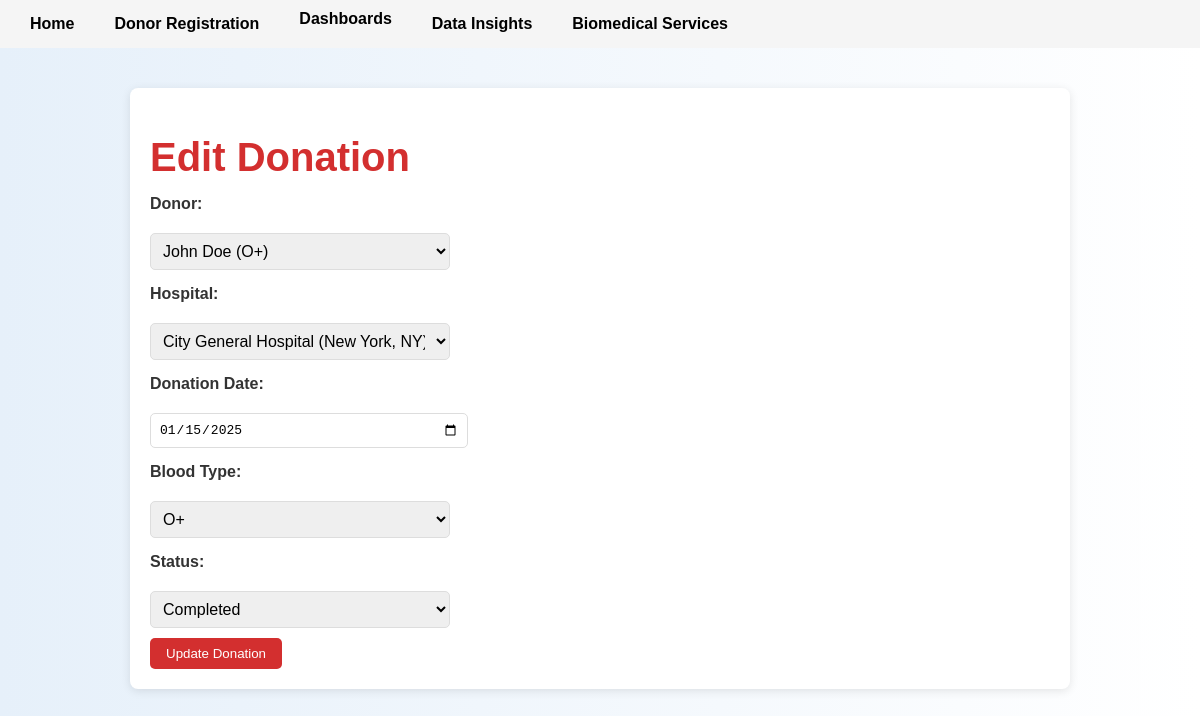
Screenshot of /donation/edit/1 with the database file from the repository.
### tables this page shows
CREATE TABLE Donations (
    DonationID INTEGER PRIMARY KEY AUTOINCREMENT,
    DonorID INTEGER NOT NULL,
    HospitalID INTEGER NOT NULL,
    DonationDate DATE NOT NULL,
    BloodType TEXT NOT NULL,
    Status TEXT NOT NULL CHECK (Status IN ('Completed', 'Scheduled')),
    FOREIGN KEY (DonorID) REFERENCES Donors(DonorID) ON DELETE CASCADE,
    FOREIGN KEY (HospitalID) REFERENCES Hospitals(HospitalID) ON DELETE CASCADE
);

CREATE TABLE Donors (
    DonorID INTEGER PRIMARY KEY AUTOINCREMENT,
    Name TEXT NOT NULL,
    DateOfBirth DATE NOT NULL,
    BloodType TEXT NOT NULL CHECK (BloodType IN ('A+', 'A-', 'B+', 'B-', 'AB+', 'AB-', 'O+', 'O-')),
    ContactInfo TEXT NOT NULL,
    Email TEXT UNIQUE NOT NULL,
    LastDonationDate DATE
);

CREATE TABLE Hospitals (
    HospitalID INTEGER PRIMARY KEY AUTOINCREMENT,
    Name TEXT NOT NULL,
    Location TEXT NOT NULL,
    ContactInfo TEXT NOT NULL,
    HospitalType TEXT NOT NULL CHECK (HospitalType IN ('Public', 'Private', 'Military', 'Other'))
);

### app.py (the view, shortened to what this page needs)
@app.route('/donation/edit/<int:id>', methods=['GET', 'POST'])
def edit_donation(id):
    conn = get_db()
    donation = conn.execute('SELECT * FROM Donations WHERE DonationID = ?', (id,)).fetchone()
    donors = conn.execute('SELECT * FROM Donors').fetchall()
    hospitals = conn.execute('SELECT * FROM Hospitals').fetchall()
    return render_template('edit_donation.html', donation=donation, donors=donors, hospitals=hospitals)

### app.py (called while the page is built)
def get_db():
    conn = sqlite3.connect('database.db')
    conn.row_factory = sqlite3.Row
    return conn

### templates/edit_donation.html (shortened to what this page needs)
{% extends "layout.html" %}
{% block content %}
<div class="container">
    <h1>Edit Donation</h1>
    <form method="POST" action="{{ url_for('edit_donation', id=donation['DonationID']) }}">
        <label for="donor_id">Donor:</label>
        <select name="donor_id" id="donor_id" required>
            {% for donor in donors %}
                <option value="{{ donor['DonorID'] }}" {% if donor['DonorID'] == donation['DonorID'] %}selected{% endif %}>
                    {{ donor['Name'] }} ({{ donor['BloodType'] }})
                </option>
            {% endfor %}
        </select><br>
        <label for="hospital_id">Hospital:</label>
        <select name="hospital_id" id="hospital_id" required>
            {% for hospital in hospitals %}
                <option value="{{ hospital['HospitalID'] }}" {% if hospital['HospitalID'] == donation['HospitalID'] %}selected{% endif %}>
                    {{ hospital['Name'] }} ({{ hospital['Location'] }})
                </option>
            {% endfor %}
        </select><br>
        <label for="donation_date">Donation Date:</label>
        <input type="date" name="donation_date" id="donation_date" value="{{ donation['DonationDate'] }}" required><br>
        <label for="blood_type">Blood Type:</label>
        <select name="blood_type" id="blood_type" required>
            <option value="O+" {% if donation['BloodType'] == 'O+' %}selected{% endif %}>O+</option>
        </select><br>
        <label for="status">Status:</label>
        <select name="status" id="status" required>
            <option value="Completed" {% if donation['Status'] == 'Completed' %}selected{% endif %}>Completed</option>
        </select><br>
        <button type="submit" class="btn">Update Donation</button>
    </form>
</div>
{% endblock %}

### static/css/style.css (style rules this page uses)
body { font-family: 'Helvetica', Arial, sans-serif; margin: 0; padding: 0; background: linear-gradient(to right, #e6f0fa, #ffffff); color: #333; }
.container { max-width: 900px; margin: 40px auto; padding: 20px; background-color: #ffffff; box-shadow: 0 2px 10px rgba(0, 0, 0, 0.1); border-radius: 8px; }
h1 { font-size: 2.5em; color: #d32f2f; margin-bottom: 10px; }
form label { display: block; margin: 15px 0; font-weight: bold; }
form input[type="text"], form input[type="email"], form input[type="date"], form select { width: 100%; max-width: 300px; padding: 8px; margin-top: 5px; border: 1px solid #ddd; border-radius: 5px; font-size: 1em; }
form button { background-color: #d32f2f; color: #ffffff; padding: 10px 20px; border: none; border-radius: 5px; cursor: pointer; transition: background-color 0.3s ease; }
.btn { display: inline-block; margin-top: 10px; padding: 8px 16px; background-color: #d32f2f; color: #ffffff; text-decoration: none; border-radius: 5px; transition: background-color 0.3s ease; }

### rows the page displays
Donations: donor_id "John Doe (O+)", hospital_id "City General Hospital (New York, NY)", donation_date "01/15/2025", blood_type "O+", status "Completed"
